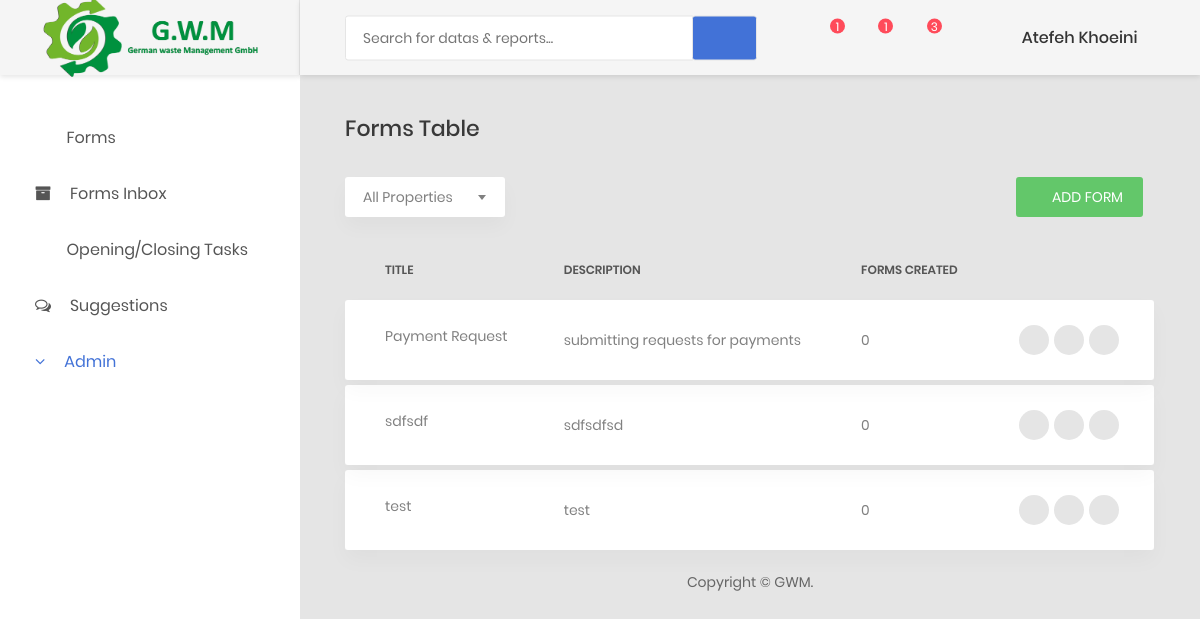
The app's page /dashboard/forms-admin/ (signed in) with its own data.
### dashboard/models.py (models this page shows, shortened)
class User(AbstractUser):
    email = models.CharField(max_length=80,unique=True)
    username = models.CharField(max_length=45,unique=True)
    first_name = models.CharField(max_length=45)
    last_name =  models.CharField(max_length=45)
    role = models.CharField(max_length=45, choices=ROLES)
    department = models.ForeignKey("Department",on_delete=models.SET_NULL, null=True)
    USERNAME_FIELD="username"
    REQUIRED_FIELDS=['email',"first_name","last_name","role"]

class FormSample(models.Model):
    title = models.CharField(max_length=50)
    description = models.TextField()
    fields = models.JSONField(null=True) # Type: , Value:
    transitions = models.JSONField(null=True)
    theme_color = models.CharField(null=True,max_length=50)

### dashboard/views.py (the view, shortened to what this page needs)
# urls.py: path("forms-admin/", views.dashboard_forms_admin, name="forms-admin"),
def dashboard_forms_admin(request):
    if not request.user.is_authenticated:
        return redirect("login")
    ROLES_filtered = []
    for r1, r2 in ROLES:
        ROLES_filtered.append(r1)
    if request.method == "GET":
        all_sample_forms = list(FormSample.objects.all())
        users = User.objects.all()
        for sample in all_sample_forms:
            sample.fields = json.loads(sample.fields) if issubclass(type(sample.fields), str) else sample.fields
            sample.fields_str = json.dumps(sample.fields)
            sample.transitions = json.loads(sample.transitions)
            sample.transitions_user = sample.transitions if issubclass(type(sample.transitions), str) else json.dumps(sample.transitions)
            trns_copy = list(sample.transitions)
            for index, trn in enumerate(sample.transitions) :
                if trn.isnumeric():
                    user = User.objects.get(pk=trn)
                    trns_copy[index] = user.first_name + " " +user.last_name
            print(sample.transitions)
            sample.transitions_str = trns_copy if issubclass(type(trns_copy), str) else json.dumps(trns_copy)
        return render(request, 'dashboard/forms-admin.html',{'page':'forms-admin',"formsamples":all_sample_forms,"roles":ROLES_filtered,  'users' : users})

### dashboard/templates/dashboard/forms-admin.html (shortened to what this page needs)
{% extends 'dashboard/base.html' %}
{% block content %}
    <div class="row">
        <div class="col-md-12">
            <h3 class="title-5 m-b-35">Forms Table</h3>
            <div class="table-data__tool">
                <div class="table-data__tool-left">
                    <div class="rs-select2--light rs-select2--md">
                    </div>
                </div>
                <div class="table-data__tool-right">
                    <button onclick="location.href='{% url "newform" %}';" class="au-btn au-btn-icon au-btn--green au-btn--small">
                        <i class="zmdi zmdi-plus" ></i>add form</button>
                </div>
            </div>
            <div class="table-responsive table-responsive-data2">
                <table class="table table-data2">
                    <thead>
                        <tr>
                            <th>title</th>
                            <th>description</th>
                            <th>forms created</th>
                            <th></th>
                        </tr>
                    </thead>
                    <tbody>
                        {% for formsample in  formsamples   %}
                            <tr class="spacer"></tr>
                            <tr class="tr-shadow">
                                <td>{{formsample.title}}</td>
                                <td>{{formsample.description}}</td>
                                <td> 0</td>
                                <td>
                                    <div class="table-data-feature">
                                        <button class="item" data-toggle="modal" data-target='#edit_{{formsample.id}}' data-placement="top" title="Edit" onclick="pushToField('{{formsample.fields_str}}','{{formsample.transitions_str}}','{{formsample.id}}','{{formsample.transitions_user}}')">
                                            <i class="zmdi zmdi-edit"></i>
                                        </button>
                                        <button class="item" data-toggle="modal" data-target='#delete_{{formsample.id}}' data-placement="top" title="Delete">
                                             <i class="zmdi zmdi-delete"></i>
                                        </button>
                                        <button class="item" data-toggle="tooltip" data-placement="top" title="More">
                                            <i class="zmdi zmdi-more"></i>
                                        </button>
                                    </div>
                                </td>
                            </tr>
                        {% endfor %}
                    </tbody>
                </table>
            </div>
        </div>
    </div>
{% endblock content %}

### dashboard/templates/dashboard/base.html (shortened to what this page needs)
<!DOCTYPE html>
<html lang="en">
<head>
    {% load static %}
    <link href={% static "css/font-face.css" %} rel="stylesheet" media="all">
    <link href={% static "vendor/font-awesome-4.7/css/font-awesome.min.css" %} rel="stylesheet" media="all">
    <link href={% static "vendor/font-awesome-5/css/fontawesome-all.min.css" %} rel="stylesheet" media="all">
    <link href={% static "vendor/mdi-font/css/material-design-iconic-font.min.css" %} rel="stylesheet" media="all">
    <link rel="stylesheet" href="https://cdnjs.cloudflare.com/ajax/libs/font-awesome/4.7.0/css/font-awesome.min.css">
    <link href={% static "vendor/bootstrap-4.1/bootstrap.min.css" %} rel="stylesheet" media="all">
    <link href={% static "vendor/animsition/animsition.min.css" %} rel="stylesheet" media="all">
    <link href={% static "vendor/bootstrap-progressbar/bootstrap-progressbar-3.3.4.min.css" %} rel="stylesheet" media="all">
    <link href={% static "vendor/wow/animate.css" %} rel="stylesheet" media="all">
    <link href={% static "vendor/css-hamburgers/hamburgers.min.css" %} rel="stylesheet" media="all">
    <link href={% static "vendor/slick/slick.css" %} rel="stylesheet" media="all">
    <link href={% static "vendor/select2/select2.min.css" %} rel="stylesheet" media="all">
    <link href={% static "vendor/perfect-scrollbar/perfect-scrollbar.css" %} rel="stylesheet" media="all">
    <link href={% static "css/theme.css" %} rel="stylesheet" media="all">
</head>
<body class="animsition">
    <div class="page-wrapper">
        <aside class="menu-sidebar d-none d-lg-block">
            <div class="logo">
                <a href="#">
                    <img src={% static "images/icon/logo.png"%} alt="Cool Admin" />
                </a>
            </div>
            <div class="menu-sidebar__content js-scrollbar1">
                <nav class="navbar-sidebar">
                    <ul class="list-unstyled navbar__list">
                        <li {% if page == "forms" %} class="active" {% endif %}>
                            <a href={% url "forms"%}>
                                <i class="far fa-check-square"></i>Forms</a>
                        </li>
                        <li {% if page == "forms-inbox" %} class="active" {% endif %}>
                            <a href={% url "forms-inbox"%}>
                                <i class="fa fa-archive"></i>Forms Inbox</a>
                        </li>
                        <li {% if page == "oc-tasks" %} class="active" {% endif %}>
                            <a href={% url "oc-tasks"%}>
                                <i class="far  fa-calendar-o"></i>Opening/Closing Tasks</a>
                        </li>
                        <li {% if page == "suggestions" %} class="active" {% endif %}>
                            <a href={% url "suggestions"%}>
                                <i class="fa fa-comments-o" style="font-size:16px"></i>Suggestions</a>
                        </li>
                        {% if user.is_superuser or user.is_moderator %}
                        <li class="has-sub{% if page == "forms-admin" or page == "oc-admin" or page == "suggestions-admin"%} active {% endif %}">
                            <a class="js-arrow " href="#"><i class="fa fa-angle-down "></i>Admin</a>
                        </li>
                        {% endif %}
                    </ul>
                </nav>
            </div>
        </aside>
        <div class="page-container">
            <header class="header-desktop">
                <div class="section__content section__content--p30">
                    <div class="container-fluid">
                        <div class="header-wrap">
                            <form class="form-header" action="" method="POST">
                                <input class="au-input au-input--xl" type="text" name="search" placeholder="Search for datas &amp; reports..." />
                                <button class="au-btn--submit" type="submit">
                                    <i class="zmdi zmdi-search"></i>
                                </button>
                            </form>
                            <div class="header-button">
                                <div class="noti-wrap">
                                    <div class="noti__item js-item-menu">
                                        <i class="zmdi zmdi-comment-more"></i>
                                        <span class="quantity">1</span>
                                    </div>
                                    <div class="noti__item js-item-menu">
                                        <i class="zmdi zmdi-email"></i>
                                        <span class="quantity">1</span>
                                    </div>
                                    <div class="noti__item js-item-menu">
                                        <i class="zmdi zmdi-notifications"></i>
                                        <span class="quantity">3</span>
                                    </div>
                                </div>
                                <div class="account-wrap">
                                    <div class="account-item clearfix js-item-menu">
                                        <div class="image">
                                        </div>
                                        <div class="content">
                                            <a class="js-acc-btn" href="#">{{ user.first_name }} {{ user.last_name }}</a>
                                        </div>
                                    </div>
                                </div>
                            </div>
                        </div>
                    </div>
                </div>
            </header>
            <div class="main-content">
                <div class="section__content section__content--p30">
                    <div class="container-fluid">
                        {% block content %}
                        {% endblock content %}
                        <div class="row">
                            <div class="col-md-12">
                                <div class="copyright">
                                    <p>Copyright © GWM.</p>
                                </div>
                            </div>
                        </div>
                    </div>
                </div>
            </div>
        </div>
    </div>
</body>
</html>

### records on screen
User: first_name "Atefeh", last_name "Khoeini"
FormSample: title "Payment Request", description "submitting requests for payments"
FormSample: title "sdfsdf", description "sdfsdfsd"
FormSample: title "test", description "test"
